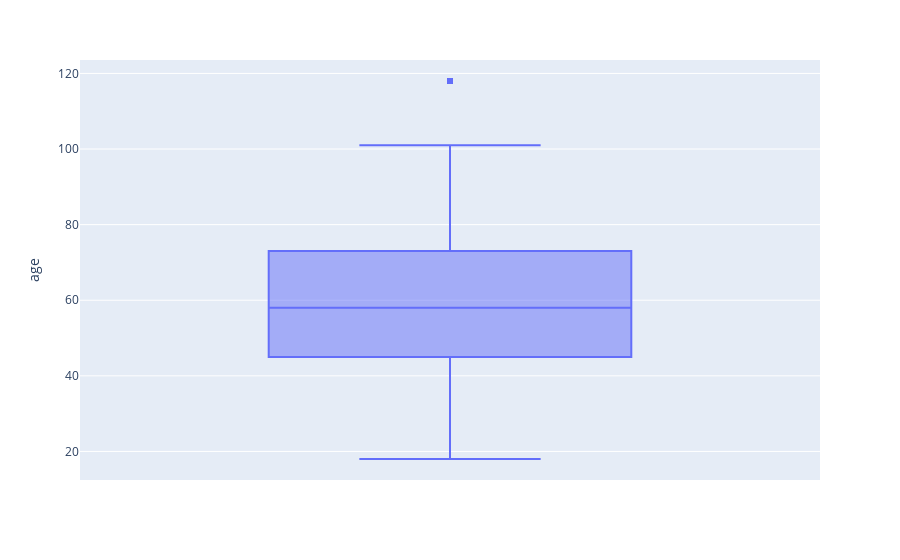

The notebook cell saved with this chart:
### Markdown cell above
### Data Cleaning

Lets clean our datasets.

### Code cell
# check the outliers of age column
fig = px.box(profile, y="age")
fig.show()

### Figure 1 — Plotly figure (JSON) as saved in the notebook; plotly's stock layout.template omitted (floating-point values rounded to 4 significant figures; data arrays with more than 128 entries replaced by an {"elided": "..."} marker saying what was removed)
{"data": [{"alignmentgroup": "True", "hovertemplate": "age=%{y}<extra></extra>", "legendgroup": "", "marker": {"color": "#636efa"}, "name": "", "notched": false, "offsetgroup": "", "orientation": "v", "showlegend": false, "type": "box", "x0": " ", "xaxis": "x", "y": {"elided": "17000 int values"}, "y0": " ", "yaxis": "y"}], "layout": {"boxmode": "group", "legend": {"tracegroupgap": 0}, "margin": {"t": 60}, "xaxis": {"anchor": "y", "domain": [0, 1]}, "yaxis": {"anchor": "x", "domain": [0, 1], "title": {"text": "age"}}}}
